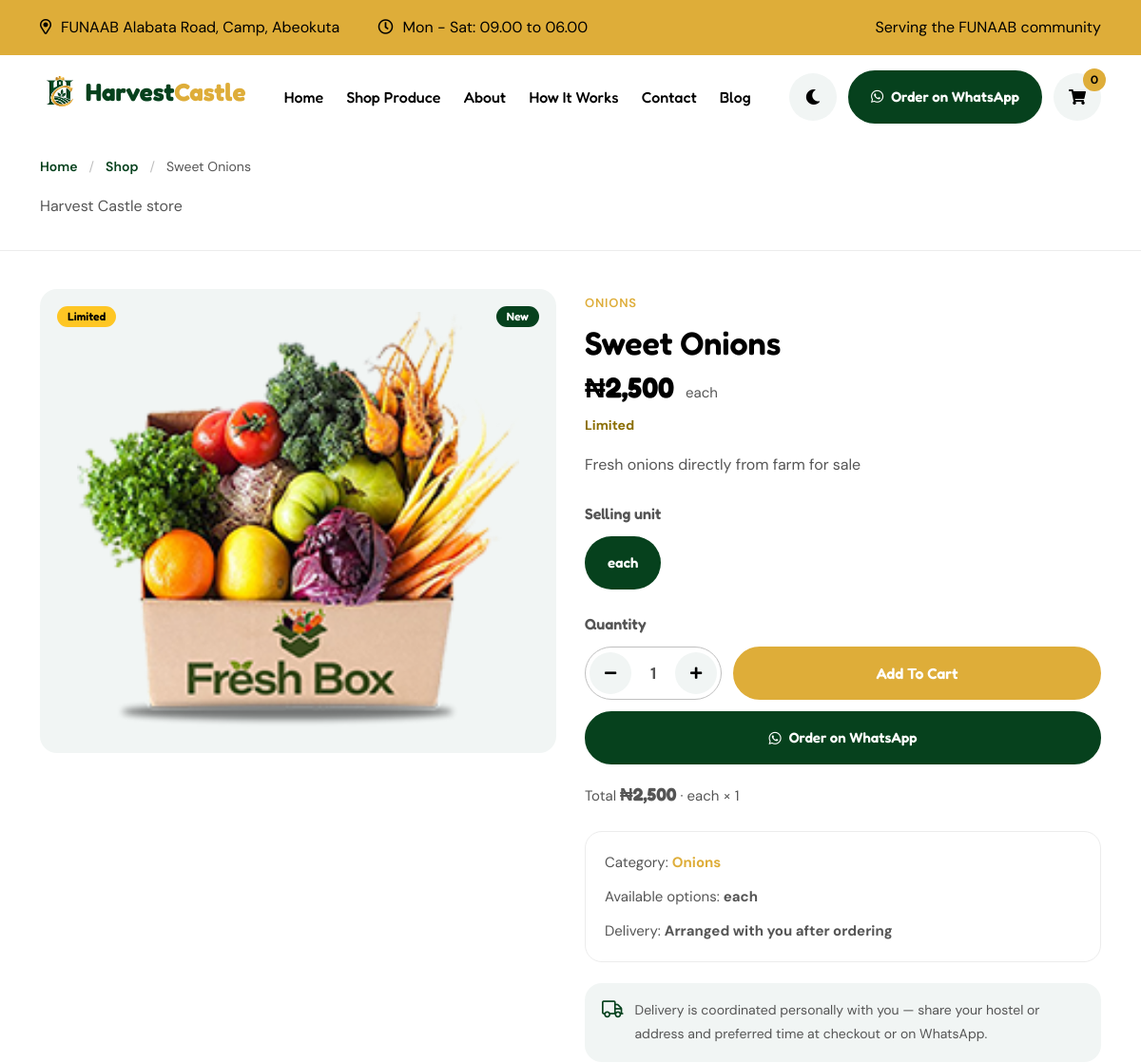
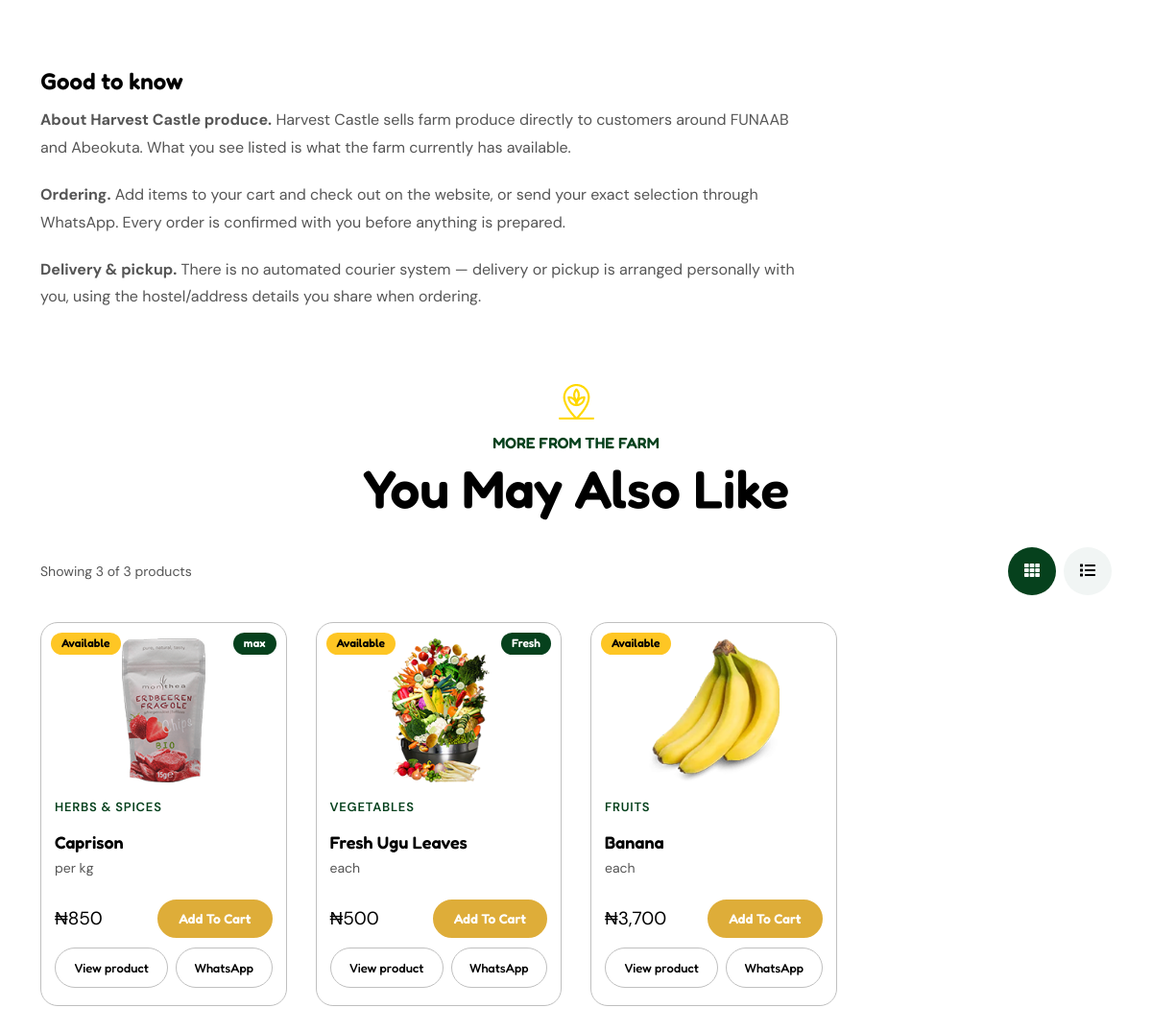
The app's page /products/sweet-onions/ with its own data (2 pictures, top to bottom).
### main/models.py (models this page shows, shortened)
class Product(models.Model):
    STATUS_IN = "in"
    STATUS_LIMITED = "limited"
    STATUS_OUT = "out"
    STATUS_CHOICES = [
        (STATUS_IN, "Available"),
        (STATUS_LIMITED, "Limited"),
        (STATUS_OUT, "Out of Stock"),
    ]
    PRICING_KG = "kg"
    PRICING_UNIT = "unit"
    PRICING_CHOICES = [
        (PRICING_KG, "Per kilogram (quantity × price per kg)"),
        (PRICING_UNIT, "Fixed price (per variant)"),
    ]
    name = models.CharField(max_length=120)
    slug = models.SlugField(max_length=140, unique=True, blank=True)
    category = models.ForeignKey(
        Category, on_delete=models.PROTECT, related_name="products"
    )
    description = models.TextField(max_length=2000)
    badge = models.CharField(max_length=24, blank=True, default="")
    pricing_unit = models.CharField(
        max_length=10,
        choices=PRICING_CHOICES,
        default=PRICING_UNIT,
        help_text="kg: totals are quantity × price per kg. "
        "unit: fixed price from the product variant.",
    )
    price_per_kg = models.PositiveIntegerField(
        null=True,
        blank=True,
        help_text="Whole naira per kilogram. Required for KG products. "
        "For fixed-price (unit) products set the price on the variant "
        "below instead — this value is only a display fallback.",
    )
    status = models.CharField(
        max_length=10, choices=STATUS_CHOICES, default=STATUS_IN
    )
    image = models.ImageField(upload_to="products/", blank=True, null=True)
    image_alt = models.CharField(
        max_length=125,
        blank=True,
        default="",
        help_text="Auto-filled as '<product name> image' when left empty. "
        "You can still edit it for a better description.",
    )
    is_featured = models.BooleanField(default=False)
    created_at = models.DateTimeField(auto_now_add=True)
    updated_at = models.DateTimeField(auto_now=True)
    class Meta:
        ordering = ["-is_featured", "name"]
        indexes = [
            models.Index(fields=["name"]),
            models.Index(fields=["status"]),
        ]

class Category(models.Model):
    TILE_IMAGES = {
        "vegetables": ("assets/img/categorie/categorie-1-1.png", "Fresh green vegetables"),
        "fruits": ("assets/img/categorie/categorie-1-2.png", "Fresh seasonal fruits"),
        "peppers": ("assets/img/categorie/categorie-1-3.png", "Fresh peppers"),
        "tomatoes": ("assets/img/categorie/categorie-1-4.png", "Fresh ripe tomatoes"),
        "onions": ("assets/img/categorie/categorie-1-5.png", "Fresh onions"),
        "tubers": ("assets/img/categorie/categorie-1-4.png", "Yams and tubers"),
        "herbs-spices": ("assets/img/categorie/categorie-1-2.png", "Fresh herbs and spices"),
    }
    DEFAULT_TILE_IMAGE = (
        "assets/img/categorie/categorie-1-1.png",
        "Fresh farm produce",
    )
    name = models.CharField(max_length=120, unique=True)
    slug = models.SlugField(max_length=140, unique=True, blank=True)
    description = models.TextField(blank=True)
    created_at = models.DateTimeField(auto_now_add=True)
    updated_at = models.DateTimeField(auto_now=True)
    class Meta:
        ordering = ["name"]
        verbose_name_plural = "categories"

### main/views.py (the view)
# urls.py: path('products/<slug:slug>/', views.product_detail, name='product_detail'),
def product_detail(request, slug):
    product = get_object_or_404(
        _product_base_queryset(), slug=slug
    )
    attach_display([product])
    related_same = list(
        _product_base_queryset()
        .filter(category=product.category)
        .exclude(pk=product.pk)
        .order_by("-is_featured", "name")[:RELATED_LIMIT]
    )
    if len(related_same) < RELATED_LIMIT:
        exclude_pks = [product.pk] + [p.pk for p in related_same]
        related_same += list(
            _product_base_queryset()
            .exclude(pk__in=exclude_pks)
            .order_by("-is_featured", "name")[: RELATED_LIMIT - len(related_same)]
        )
    attach_display(related_same)
    context = {
        "product": product,
        "related_products": related_same,
        "pdp_json": _pdp_json(product),
    }
    return render(request, 'product-details.html', context)

### main/views.py (called while the page is built)
def _variant_prefetch():
    return Prefetch(
        "variants", queryset=ProductVariant.objects.order_by("price")
    )

def _product_base_queryset():
    return (
        Product.objects.select_related("category")
        .prefetch_related(_variant_prefetch())
        .annotate(min_variant_price=Min("variants__price"))
        .annotate(
            eff_price=Case(
                When(
                    pricing_unit=Product.PRICING_KG,
                    then=F("price_per_kg"),
                ),
                default=Coalesce("min_variant_price", "price_per_kg"),
                output_field=IntegerField(),
            )
        )
    )

### main/templates/product-details.html (shortened to what this page needs)
{% extends "layout.html" %}
{% load static %}
{% block content %}
<main id="fd-main">
    <div id="fd-pdp" data-server-product="{{ product.slug }}">
    <div class="fd-shop-intro">
        <div class="container">
            <nav aria-label="Breadcrumb">
                <ol class="fd-breadcrumb">
                    <li><a href="{% url 'harvest_castle:index' %}">Home</a></li>
                    <li><a href="{% url 'harvest_castle:product' %}">Shop</a></li>
                    <li><span id="fd-pdp-crumb" aria-current="page">{{ product.name }}</span></li>
                </ol>
            </nav>
            <span class="sec-subtitle">Harvest Castle store</span>
        </div>
    </div>
    <section class="fd-pdp-main" aria-labelledby="fd-pdp-name">
        <div class="container" id="fd-pdp-main" aria-busy="false">
            <div class="row g-4 g-lg-5">
                <div class="col-lg-6">
                    <div class="fd-pdp-gallery">
                        <span class="{{ product.status_class }}" id="fd-pdp-badge">{{ product.status_text }}</span>
                        {% if product.badge %}<span class="{{ product.badge_class }}">{{ product.badge }}</span>{% endif %}
                        <a class="fd-pdp-main-img popup-image" id="fd-pdp-zoom" href="{{ product.display_image_url }}" aria-label="Open larger product image">
                            <img id="fd-pdp-img" src="{{ product.display_image_url }}" alt="{{ product.display_image_alt }}" width="{{ product.display_image_w }}" height="{{ product.display_image_h }}">
                        </a>
                    </div>
                </div>
                <div class="col-lg-6">
                    <div class="fd-pdp-info">
                        <span class="fd-product-cat"><a id="fd-pdp-cat" href="{% url 'harvest_castle:product_category' slug=product.category.slug %}">{{ product.category.name }}</a></span>
                        <h1 class="fd-pdp-name" id="fd-pdp-name">{{ product.name }}</h1>
                        <div class="fd-pdp-price-row">
                            <span class="fd-pdp-price" id="fd-pdp-price">{{ product.price_display }}</span>
                            <span class="fd-pdp-unit" id="fd-pdp-unit">{{ product.display_unit_text }}</span>
                        </div>
                        <span class="fd-pdp-stock is-{% if product.status == "out" %}out{% elif product.status == "limited" %}low{% else %}in{% endif %}" id="fd-pdp-stock">{% if product.status == "out" %}Out of Stock{% elif product.status == "limited" %}Limited{% else %}Available{% endif %}</span>
                        <p class="fd-pdp-desc" id="fd-pdp-desc">{{ product.description }}</p>
                        <span class="fd-pdp-field-label" id="fd-pdp-variant-label">{% if product.pricing_unit == "kg" %}Price per kilogram{% elif product.display_variants|length < 2 %}Selling unit{% else %}Choose option{% endif %}</span>
                        <div class="fd-variant-group" id="fd-pdp-variants" role="radiogroup" aria-labelledby="fd-pdp-variant-label">
                        </div>
                        <span class="fd-pdp-field-label" id="fd-pdp-qty-label">Quantity</span>
                        <div class="fd-pdp-buy-row">
                            <div class="fd-pdp-qty" role="group" aria-labelledby="fd-pdp-qty-label">
                                <button type="button" id="fd-pdp-dec" aria-label="Decrease quantity"><i class="fas fa-minus" aria-hidden="true"></i></button>
                                <span id="fd-pdp-qty" aria-live="polite">1</span>
                                <button type="button" id="fd-pdp-inc" aria-label="Increase quantity"><i class="fas fa-plus" aria-hidden="true"></i></button>
                            </div>
                            {% if product.status == "out" %}
                            <button type="button" class="vs-btn fd-pdp-add" id="fd-pdp-add" disabled aria-disabled="true">Out of Stock</button>
                            <a href="#" class="fd-whatsapp-btn fd-pdp-wa" id="fd-pdp-wa" data-whatsapp="restock" data-product="{{ product.name }}"><i class="fab fa-whatsapp" aria-hidden="true"></i><span>Notify me on WhatsApp</span></a>
                            {% elif not product.is_purchasable %}
                            <button type="button" class="vs-btn fd-pdp-add" id="fd-pdp-add" disabled aria-disabled="true">Unavailable</button>
                            <a href="#" class="fd-whatsapp-btn fd-pdp-wa" id="fd-pdp-wa" data-whatsapp="general"><i class="fab fa-whatsapp" aria-hidden="true"></i><span>Order on WhatsApp</span></a>
                            {% else %}
                            <button type="button" class="vs-btn fd-pdp-add" id="fd-pdp-add">Add to Cart</button>
                            <a href="#" class="fd-whatsapp-btn fd-pdp-wa" id="fd-pdp-wa" data-whatsapp="product" data-product="{{ product.name }}"><i class="fab fa-whatsapp" aria-hidden="true"></i><span>Order on WhatsApp</span></a>
                            {% endif %}
                        </div>
                        <p class="fd-pdp-total" aria-live="polite">Total&nbsp;<strong><span id="fd-pdp-total-amount">{{ product.price_display }}</span></strong>&nbsp;<span id="fd-pdp-total-detail">· {{ product.display_unit_text }} × 1</span></p>
                        <ul class="fd-pdp-facts">
                            <li><span>Category:</span> <strong><a id="fd-pdp-fact-cat" href="{% url 'harvest_castle:product_category' slug=product.category.slug %}">{{ product.category.name }}</a></strong></li>
                            <li><span>Available options:</span> <strong id="fd-pdp-fact-options">{{ product.options_text }}</strong></li>
                            <li><span>Delivery:</span> <strong>Arranged with you after ordering</strong></li>
                        </ul>
                        <p class="fd-pdp-note"><i class="far fa-truck" aria-hidden="true"></i><span>Delivery is coordinated personally with you — share your hostel or address and preferred time at checkout or on WhatsApp.</span></p>
                    </div>
                </div>
            </div>
        </div>
    </section>
    <section class="fd-pdp-info-section" aria-labelledby="fd-pdp-about-title">
        <div class="container">
            <h2 id="fd-pdp-about-title">Good to know</h2>
            <p><strong>About Harvest Castle produce.</strong> Harvest Castle sells farm produce directly to customers around FUNAAB and Abeokuta. What you see listed is what the farm currently has available.</p>
            <p><strong>Ordering.</strong> Add items to your cart and check out on the website, or send your exact selection through WhatsApp. Every order is confirmed with you before anything is prepared.</p>
            <p><strong>Delivery &amp; pickup.</strong> There is no automated courier system — delivery or pickup is arranged personally with you, using the hostel/address details you share when ordering.</p>
        </div>
    </section>
    <section class="fd-pdp-related" aria-labelledby="fd-pdp-related-title">
        <div class="container">
            <div class="title-area text-center">
                <div class="title-img">
                    <img src="{% static 'assets/img/icon/title-logo.png' %}" alt="" aria-hidden="true" loading="lazy" decoding="async">
                </div>
                <span class="sec-subtitle">More from the farm</span>
                <h2 class="sec-title" id="fd-pdp-related-title">You May Also Like</h2>
            </div>
            <div class="fd-section-view" id="fd-pdp-toolbar">
                <p class="fd-result-count" id="fd-pdp-count" role="status" aria-live="polite">Showing {{ related_products|length }} related products</p>
                <div class="fd-view-toggle" role="group" aria-label="Change product view">
                    <button type="button" class="icon-btn" data-shop-view="grid" aria-pressed="true" aria-label="Grid view"><i class="fas fa-th" aria-hidden="true"></i></button>
                    <button type="button" class="icon-btn" data-shop-view="list" aria-pressed="false" aria-label="List view"><i class="fas fa-list" aria-hidden="true"></i></button>
                </div>
            </div>
            <div class="row g-4" id="fd-pdp-related" data-server="true">
                {% for product in related_products %}
                {% include "partials/product_card.html" with product=product %}
                {% endfor %}
            </div>
        </div>
    </section>
    </div>
    </main>
{% endblock content %}

### main/templates/partials/product_card.html
<div class="col-6 col-md-4 col-lg-3">
    <article class="product-style1{% if product.status == "out" %} is-out{% endif %}" data-product-id="{{ product.slug }}" data-product-name="{{ product.name }}" data-price="{{ product.display_price|default:0 }}" data-unit="{{ product.display_unit_id }}" data-category="{{ product.category.name }}" data-stock="{{ product.status }}">
        <span class="{{ product.status_class }}">{{ product.status_text }}</span>
        {% if product.badge %}<span class="{{ product.badge_class }}">{{ product.badge }}</span>{% endif %}
        <div class="product-img">
            <img src="{{ product.display_image_url }}" alt="{{ product.display_image_alt }}" width="{{ product.display_image_w }}" height="{{ product.display_image_h }}" loading="lazy" decoding="async">
        </div>
        <div class="product-about">
            <span class="fd-product-cat">{{ product.category.name }}</span>
            <h3 class="product-title"><a href="{% url 'harvest_castle:product_detail' slug=product.slug %}">{{ product.name }}</a></h3>
            <p class="fd-product-unit">{{ product.display_unit_text }}</p>
            <div class="fd-buy-row">
                <span class="price">{{ product.price_display }}</span>
                {% if product.status == "out" %}
                <button type="button" class="vs-btn fd-add-btn" data-add-to-cart="{{ product.slug }}" disabled aria-disabled="true">Out of Stock</button>
                {% elif not product.is_purchasable %}
                <button type="button" class="vs-btn fd-add-btn" data-add-to-cart="{{ product.slug }}" disabled aria-disabled="true">Unavailable</button>
                {% else %}
                <button type="button" class="vs-btn fd-add-btn" data-add-to-cart="{{ product.slug }}">Add to Cart</button>
                {% endif %}
            </div>
            <div class="fd-secondary-row">
                <a href="{% url 'harvest_castle:product_detail' slug=product.slug %}" class="fd-view-link">View product</a>
                {% if product.status == "out" %}
                <a href="#" class="fd-wa-link" data-whatsapp="restock" data-product="{{ product.name }}">Notify me</a>
                {% else %}
                <a href="#" class="fd-wa-link" data-whatsapp="product" data-product="{{ product.name }}" data-qty="1" data-unit="{{ product.display_unit_id }}">WhatsApp</a>
                {% endif %}
            </div>
        </div>
    </article>
</div>

### static/assets/css/fd-theme.css (style rules this page uses)
:root { --fd-bg: #ffffff; --fd-surface: #ffffff; --fd-surface-2: #f1f5f4; --fd-surface-3: #f8f9fa; --fd-text: #000000; --fd-text-2: #555555; --fd-text-3: #767676; --fd-border: #bfbfbf; --fd-hairline: #ececec; --fd-input-bg: #ffffff; --fd-brand-green-text: #06411D; --fd-warn-text: #8a6d00; --fd-error-text: #dc3545; --fd-focus: #06411D; color-scheme: light; }

### records on screen
Product: badge "New", price_display "₦2,500"
Product: status_text "Available", badge "max", shows a picture, category.name "HERBS & SPICES", name "Caprison", display_unit_text "per kg", price_display "₦850"
Product: status_text "Available", badge "Fresh", shows a picture, category.name "VEGETABLES", name "Fresh Ugu Leaves", display_unit_text "each", price_display "₦500"
Product: status_text "Available", shows a picture, category.name "FRUITS", name "Banana", display_unit_text "each", price_display "₦3,700"
